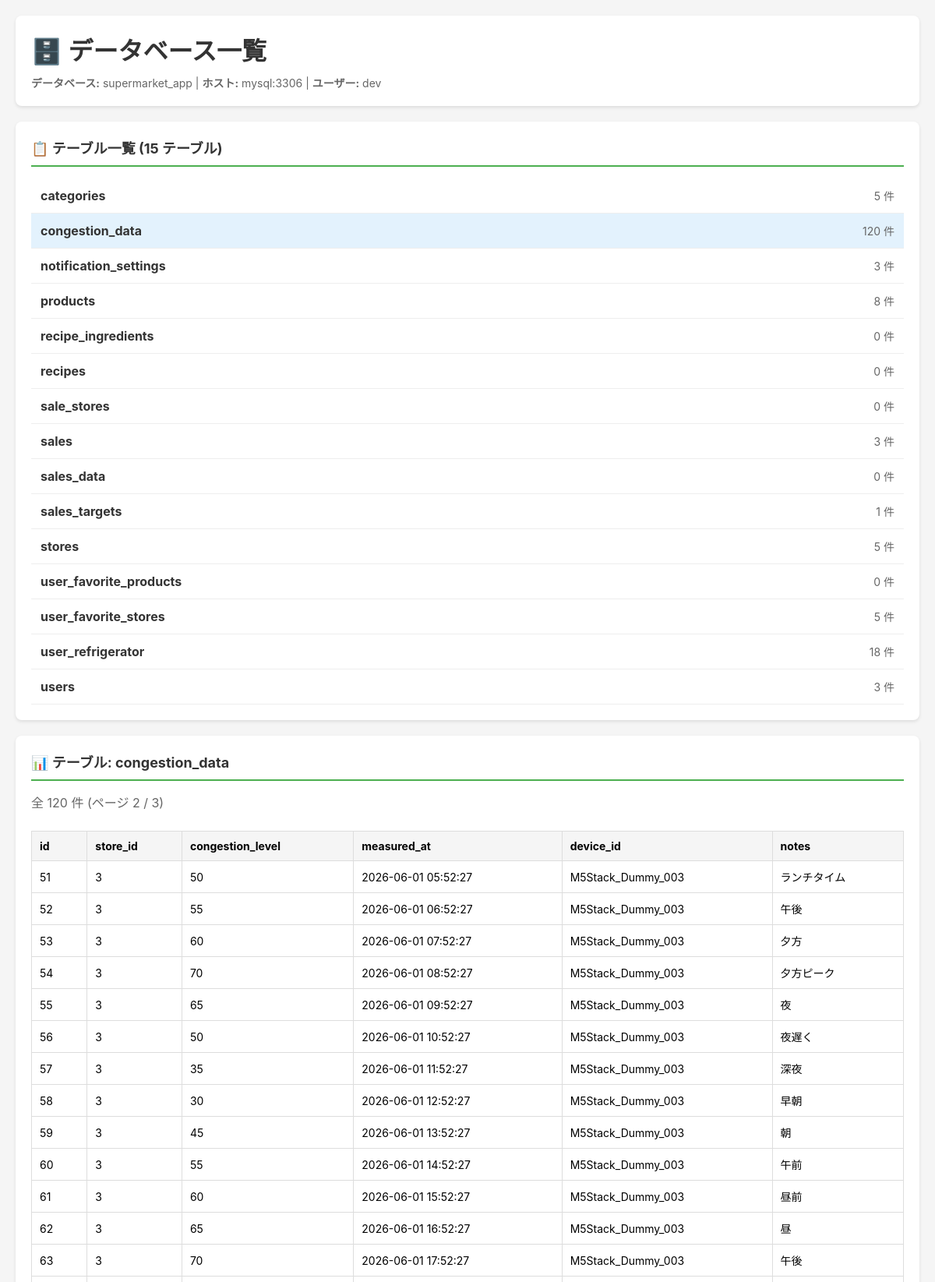
/server/admin/index.php?table=congestion_data&page=2 (upper part), run on the app's committed database.
### tables this page shows
CREATE TABLE IF NOT EXISTS congestion_data (
    id INT AUTO_INCREMENT PRIMARY KEY,
    store_id INT NOT NULL,
    congestion_level INT NOT NULL COMMENT '混雑率（0-100の整数）',
    measured_at TIMESTAMP DEFAULT CURRENT_TIMESTAMP,
    device_id VARCHAR(100) COMMENT 'M5StackデバイスID',
    notes TEXT COMMENT '備考',
    FOREIGN KEY (store_id) REFERENCES stores(id) ON DELETE CASCADE,
    INDEX idx_store_measured (store_id, measured_at),
    INDEX idx_measured_at (measured_at)
);

### server/admin/index.php (the view, shortened to what this page needs)
<!DOCTYPE html>
<html lang="ja">
<head>
</head>
<body>
    <div class="container">
        <div class="header">
            <h1>🗄️ データベース一覧</h1>
            <div class="info">
                <strong>データベース:</strong> supermarket_app |
                <strong>ホスト:</strong> mysql:3306 |
                <strong>ユーザー:</strong> dev
            </div>
        </div>
        <?php
        try {
            $db = getDB();
            $conn = $db->getConnection();
            $tables = $conn->query("SHOW TABLES")->fetchAll(PDO::FETCH_COLUMN);
            $selectedTable = $_GET['table'] ?? null;
            echo "<div class='card'>";
            echo "<div class='card-title'>📋 テーブル一覧 (" . count($tables) . " テーブル)</div>";
            echo "<ul class='table-list'>";
            foreach ($tables as $table) {
                $count = $conn->query("SELECT COUNT(*) FROM `$table`")->fetchColumn();
                $isSelected = ($selectedTable === $table) ? 'selected' : '';
                echo "<li class='$isSelected'>";
                echo "<a href='?table=" . urlencode($table) . "'>";
                echo "<span><strong>$table</strong></span>";
                echo "<span class='count'>$count 件</span>";
                echo "</a></li>";
            }
            echo "</ul>";
            echo "</div>";
            if ($selectedTable && in_array($selectedTable, $tables)) {
                $page = isset($_GET['page']) ? max(1, intval($_GET['page'])) : 1;
                $perPage = 50;
                $offset = ($page - 1) * $perPage;
                $totalCount = $conn->query("SELECT COUNT(*) FROM `$selectedTable`")->fetchColumn();
                $totalPages = ceil($totalCount / $perPage);
                $data = $conn->query("SELECT * FROM `$selectedTable` LIMIT $perPage OFFSET $offset")->fetchAll(PDO::FETCH_ASSOC);
                $columns = [];
                if (!empty($data)) {
                    $columns = array_keys($data[0]);
                } else {
                    $stmt = $conn->query("DESCRIBE `$selectedTable`");
                    $columns = $stmt->fetchAll(PDO::FETCH_COLUMN);
                }
                echo "<div class='card'>";
                echo "<div class='card-title'>📊 テーブル: $selectedTable</div>";
                echo "<div style='color: #666; margin-bottom: 10px;'>全 $totalCount 件 (ページ $page / $totalPages)</div>";
                if (!empty($data)) {
                    echo "<div style='overflow-x: auto;'>";
                    echo "<table>";
                    echo "<thead><tr>";
                    foreach ($columns as $col) {
                        echo "<th>$col</th>";
                    }
                    echo "</tr></thead><tbody>";
                    foreach ($data as $row) {
                        echo "<tr>";
                        foreach ($columns as $col) {
                            $value = $row[$col] ?? '';
                            echo "<td>" . htmlspecialchars($value, ENT_QUOTES, 'UTF-8') . "</td>";
                        }
                        echo "</tr>";
                    }
                    echo "</tbody></table>";
                    echo "</div>";
                } else {
                    echo "<p style='padding: 20px; text-align: center; color: #666;'>データがありません</p>";
                }
                echo "</div>";
            }
        } catch (Exception $e) {
            echo "<div class='error'>";
            echo "<strong>エラー:</strong> " . htmlspecialchars($e->getMessage());
            echo "</div>";
        }
        ?>
    </div>
</body>
</html>

### server/admin/index.php (style rules this page uses)
* { margin: 0; padding: 0; box-sizing: border-box; }
body { font-family: -apple-system, BlinkMacSystemFont, "Segoe UI", Roboto, "Helvetica Neue", Arial, sans-serif; background: #f5f5f5; padding: 20px; }
.container { max-width: 1400px; margin: 0 auto; }
.header { background: white; padding: 20px; border-radius: 8px; margin-bottom: 20px; box-shadow: 0 2px 4px rgba(0,0,0,0.1); }
.header h1 { color: #333; margin-bottom: 10px; }
.header .info { color: #666; font-size: 14px; }
.card { background: white; border-radius: 8px; padding: 20px; margin-bottom: 20px; box-shadow: 0 2px 4px rgba(0,0,0,0.1); }
.card-title { font-size: 18px; font-weight: bold; margin-bottom: 15px; color: #333; border-bottom: 2px solid #4CAF50; padding-bottom: 10px; }
.table-list { list-style: none; }
.table-list li { padding: 12px; border-bottom: 1px solid #eee; transition: background 0.2s; }
.table-list li.selected { background: #e3f2fd; }
.table-list a { text-decoration: none; color: #333; display: flex; justify-content: space-between; align-items: center; }
.count { color: #666; font-size: 14px; }
table { width: 100%; border-collapse: collapse; margin-top: 15px; }
th, td { padding: 10px; text-align: left; border: 1px solid #ddd; font-size: 14px; }
th { background: #f5f5f5; font-weight: bold; position: sticky; top: 0; }

### data on the page
congestion_data: id "51", store "3", congestion_level "50", measured_at "2026-06-01 05:52:27", device "M5Stack_Dummy_003", notes "ランチタイム"
congestion_data: id "52", store "3", congestion_level "55", measured_at "2026-06-01 06:52:27", device "M5Stack_Dummy_003", notes "午後"
congestion_data: id "53", store "3", congestion_level "60", measured_at "2026-06-01 07:52:27", device "M5Stack_Dummy_003", notes "夕方"
congestion_data: id "54", store "3", congestion_level "70", measured_at "2026-06-01 08:52:27", device "M5Stack_Dummy_003", notes "夕方ピーク"
congestion_data: id "55", store "3", congestion_level "65", measured_at "2026-06-01 09:52:27", device "M5Stack_Dummy_003", notes "夜"
congestion_data: id "56", store "3", congestion_level "50", measured_at "2026-06-01 10:52:27", device "M5Stack_Dummy_003", notes "夜遅く"
congestion_data: id "57", store "3", congestion_level "35", measured_at "2026-06-01 11:52:27", device "M5Stack_Dummy_003", notes "深夜"
congestion_data: id "58", store "3", congestion_level "30", measured_at "2026-06-01 12:52:27", device "M5Stack_Dummy_003", notes "早朝"
congestion_data: id "59", store "3", congestion_level "45", measured_at "2026-06-01 13:52:27", device "M5Stack_Dummy_003", notes "朝"
congestion_data: id "60", store "3", congestion_level "55", measured_at "2026-06-01 14:52:27", device "M5Stack_Dummy_003", notes "午前"
congestion_data: id "61", store "3", congestion_level "60", measured_at "2026-06-01 15:52:27", device "M5Stack_Dummy_003", notes "昼前"
congestion_data: id "62", store "3", congestion_level "65", measured_at "2026-06-01 16:52:27", device "M5Stack_Dummy_003", notes "昼"
congestion_data: id "63", store "3", congestion_level "70", measured_at "2026-06-01 17:52:27", device "M5Stack_Dummy_003", notes "午後"

### other printed values
count($tables) "15"
$table "categories"
$count "5"
$table "congestion_data"
$count "120"
$table "notification_settings"
$count "3"
$table "products"
$count "8"
$table "recipe_ingredients"
$count "0"
$table "recipes"
$table "sale_stores"
$table "sales"
$table "sales_data"
